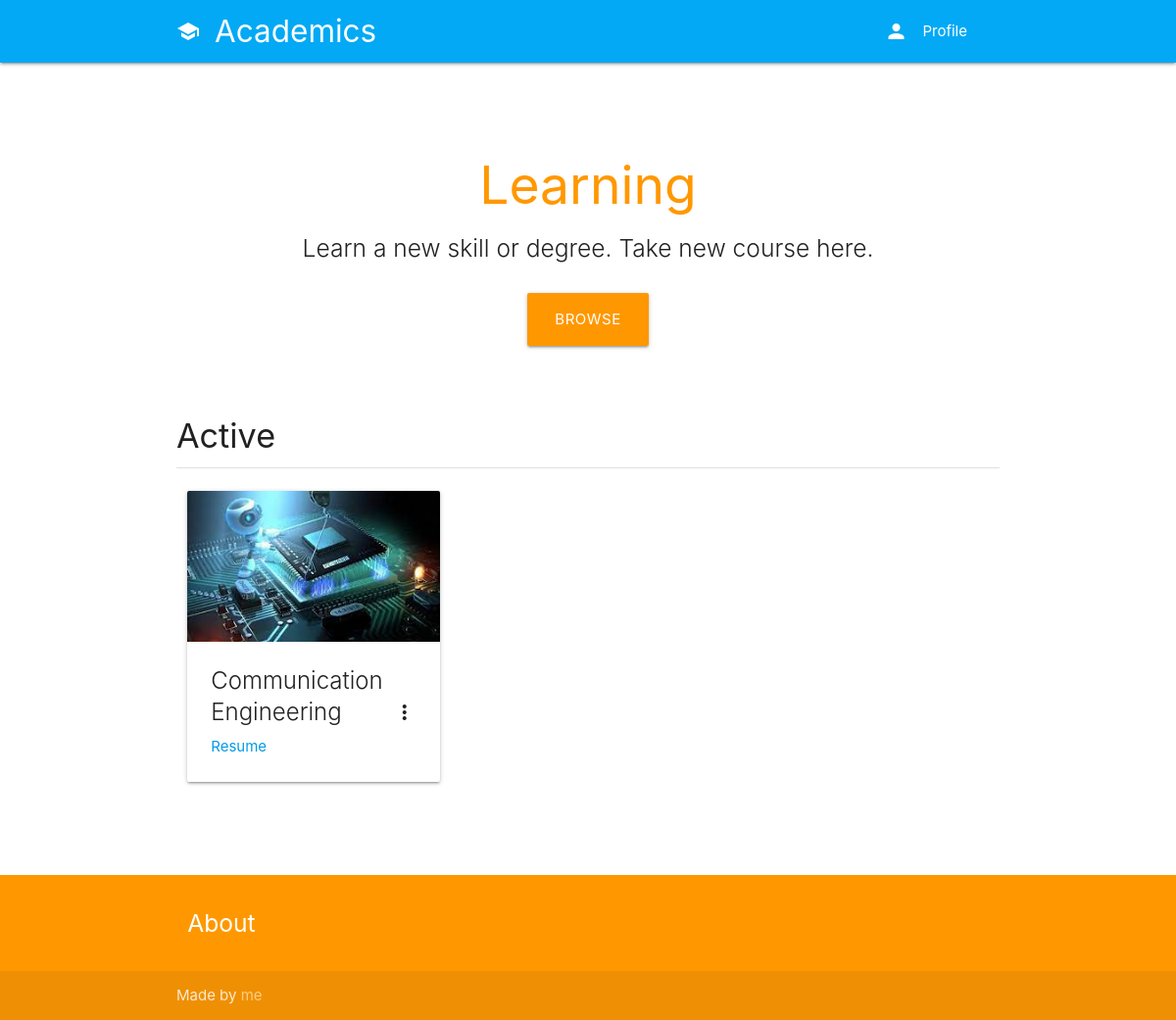
The page / (signed in) on the database its author committed.
### classroom/models.py (models this page shows, shortened)
class Course(models.Model):
	id = models.UUIDField(primary_key=True, default=uuid.uuid4, editable=False)
	picture = models.ImageField(upload_to=user_directory_path)
	title = models.CharField(max_length=200)
	description = models.CharField(max_length=300)
	category = models.ForeignKey(Category, on_delete=models.CASCADE)
	syllabus = RichTextField()
	user = models.ForeignKey(User, on_delete=models.CASCADE, related_name='course_owner')
	enrolled = models.ManyToManyField(User)
	modules = models.ManyToManyField(Module)
	questions = models.ManyToManyField(Question)

### classroom/views.py (the view)
# urls.py: path('', index, name='index')
@login_required
def index(request):
	user = request.user
	courses = Course.objects.filter(enrolled=user)
	context = {
		'courses': courses
	}
	return render(request, 'index.html', context)

### authy/views.py (called while the page is built)
def SideNavInfo(request):
	user = request.user
	nav_profile = None
	if user.is_authenticated:
		nav_profile = Profile.objects.get(user=user)
	return {'nav_profile': nav_profile}

### direct/views.py (called while the page is built)
def CheckDirects(request):
    directs_count = 0
    if request.user.is_authenticated:
        directs_count = Message.objects.filter(user=request.user, is_read=False).count()
    return {'directs_count': directs_count}

### student_portal/templates/index.html (shortened to what this page needs)
{% extends 'base.html' %} {% load static %} {% block banner %}
<div class="section no-pad-bot" id="index-banner">
  <div class="container">
    <br /><br />
    <h2 class="header orange-text center">Learning</h2>
    <h5 class="header col s12 light center">
      Learn a new skill or degree. Take new course here.
    </h5>
  </div>
  <div class="row center">
    <br />
    <a class="btn-large orange" href="{% url 'categories' %}">Browse</a>
  </div>
</div>
{% endblock %} {% block content %}
<div class="section">
  <h4>Active</h4>
  <div class="divider"></div>
</div>
<div class="row">
  {% for course in courses %}
  <div class="col s12 m4">
    <div class="card">
      <div class="card-image waves-effect waves-block waves-light">
        <img class="activator" src="{{ course.picture.url }}" />
      </div>
      <div class="card-content">
        <span class="card-title activator grey-text text-darken-4"
          >{{ course.title }}<i class="material-icons right">more_vert</i></span
        >
        <p><a href="{% url 'course' course.id %}">Resume</a></p>
      </div>
    </div>
  </div>
  {% endfor %}
</div>
{% endblock %}

### rows shown on the page
Course: picture (picture), title "Communication Engineering"
